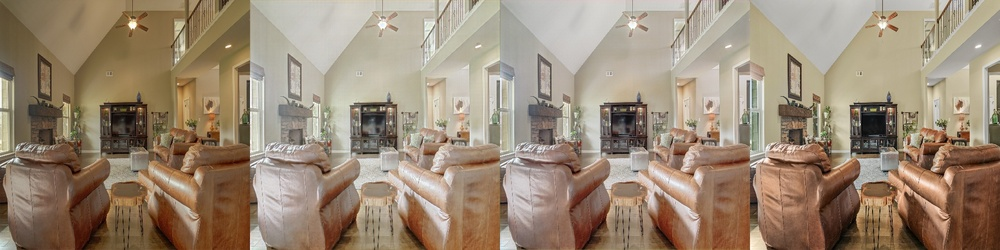
#> input picture test/comparison/123_comparison.jpg, 1000 x 250 px, shrunk from 2048 x 512 before the run
$ python -i color_enhancement.py   (imports and definitions only)
#> lines starting #> are read from the running program, lines starting #| are printed output that depends on the picture
#> further down, picture is the input picture: shape (250, 1000, 3); mean B, G, R 117.2, 137, 154.8
#!/usr/bin/env python3
"""
Color Enhancement Post-Processing for HDR Real Estate Images

Addresses undersaturation and dull colors from neural network outputs.
"""

import cv2
import numpy as np
from typing import Tuple, Optional


# [105 lines left out: functions histogram_match_channel, adaptive_saturation_boost, lab_color_enhance, histogram_match_color, auto_color_correct, not called in this run]


def enhance_real_estate_hdr(img: np.ndarray,
                            saturation_boost: float = 1.25,
                            contrast_boost: float = 1.1,
                            warmth: float = 0.0) -> np.ndarray:
    """
    Real estate specific enhancement.

    Args:
        img: BGR image
        saturation_boost: Saturation multiplier (1.25 = 25% boost)
        contrast_boost: Contrast multiplier
        warmth: Color temperature shift (-1 to 1, positive = warmer)
    """
#> called with saturation_boost = 1.25, contrast_boost = 1.1, warmth = 0
    # 1. Saturation boost in HSV
    hsv = cv2.cvtColor(img, cv2.COLOR_BGR2HSV).astype(np.float32)
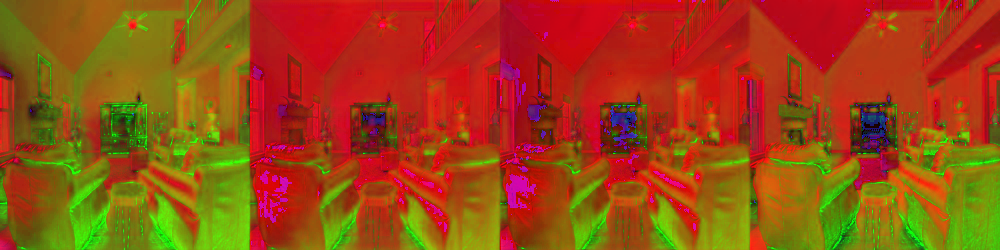
#> hsv: shape (250, 1000, 3) float32; mean B, G, R 20.4, 72, 154.9
    hsv[:,:,1] = np.clip(hsv[:,:,1] * saturation_boost, 0, 255)
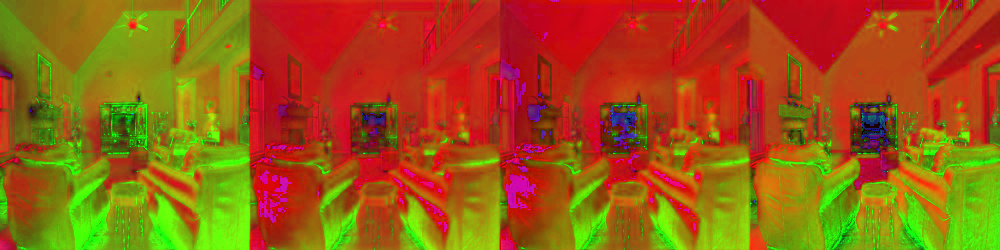
#> hsv: shape (250, 1000, 3) float32; mean B, G, R 20.4, 89.6, 154.9
    img = cv2.cvtColor(hsv.astype(np.uint8), cv2.COLOR_HSV2BGR)
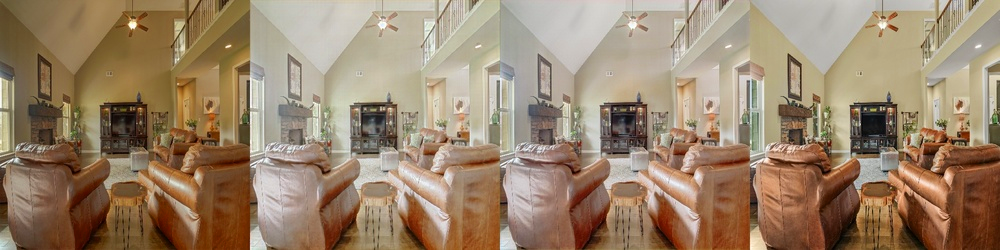
#> img: shape (250, 1000, 3); mean B, G, R 107.5, 132.2, 154.7

    # 2. Contrast in LAB
    lab = cv2.cvtColor(img, cv2.COLOR_BGR2LAB).astype(np.float32)
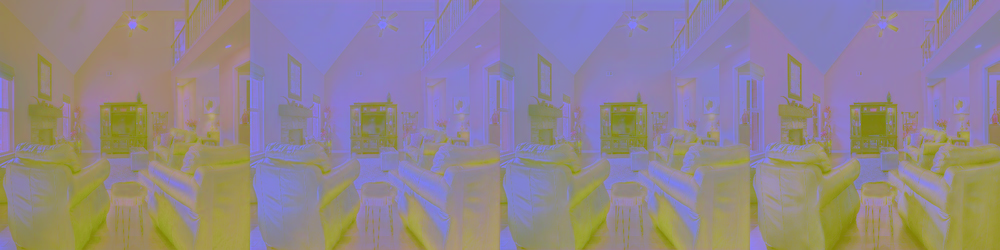
#> lab: shape (250, 1000, 3) float32; mean B, G, R 143.6, 133.8, 145.1
    lab[:,:,0] = np.clip((lab[:,:,0] - 128) * contrast_boost + 128, 0, 255)

    # 3. Warmth adjustment (shift b* channel)
    if warmth != 0:
        lab[:,:,2] = np.clip(lab[:,:,2] + warmth * 20, 0, 255)

    return cv2.cvtColor(lab.astype(np.uint8), cv2.COLOR_LAB2BGR)


# [51 lines not run here, left out]

>>> import cv2
>>> picture = cv2.imread('test/comparison/123_comparison.jpg')
>>> result = enhance_real_estate_hdr(picture)

$ run again, on test/comparison/535_comparison.jpg
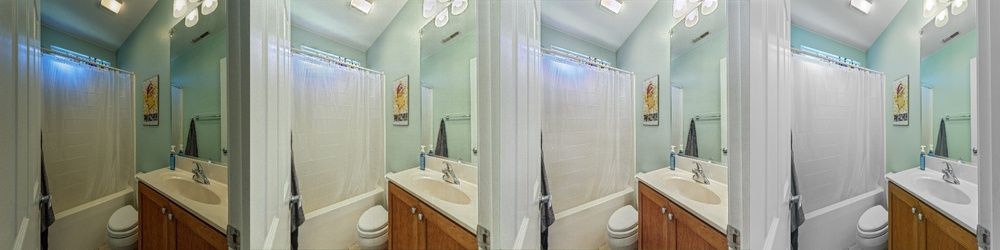
#> input picture test/comparison/535_comparison.jpg, 1000 x 250 px, shrunk from 2048 x 512 before the run
#> picture is the input picture: shape (250, 1000, 3); mean B, G, R 144.2, 155.5, 153.1
#> in enhance_real_estate_hdr, `hsv[:,:,1] = np.clip(hsv[:,:,1] * saturation_boost, 0, 255)`:
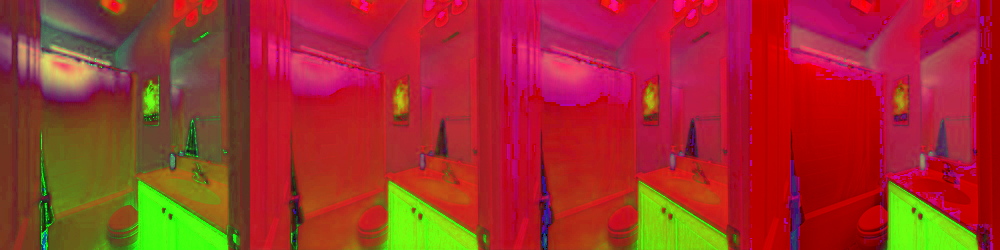
#> hsv: shape (250, 1000, 3) float32; mean B, G, R 44.1, 48.9, 160.4
#> in enhance_real_estate_hdr, `lab = cv2.cvtColor(img, cv2.COLOR_BGR2LAB).astype(np.float32)`:
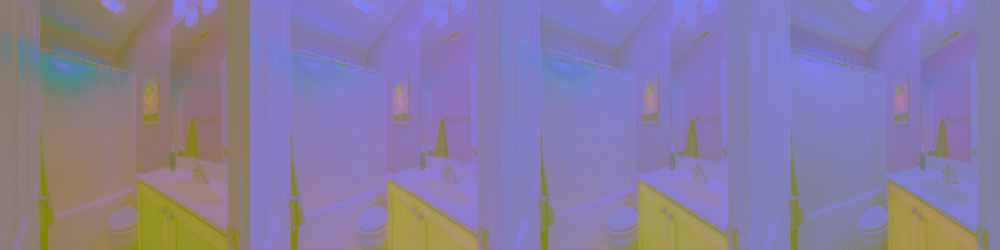
#> lab: shape (250, 1000, 3) float32; mean B, G, R 160.1, 125.1, 135.5

$ run again, on test/comparison/632_comparison.jpg
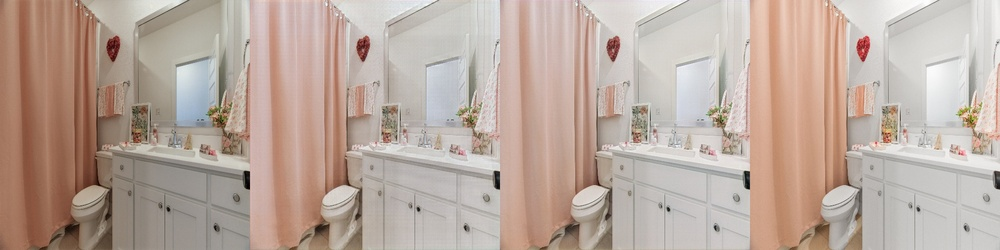
#> input picture test/comparison/632_comparison.jpg, 1000 x 250 px, shrunk from 2048 x 512 before the run
#> picture is the input picture: shape (250, 1000, 3); mean B, G, R 158.2, 168.7, 186.8
#> in enhance_real_estate_hdr, `hsv[:,:,1] = np.clip(hsv[:,:,1] * saturation_boost, 0, 255)`:
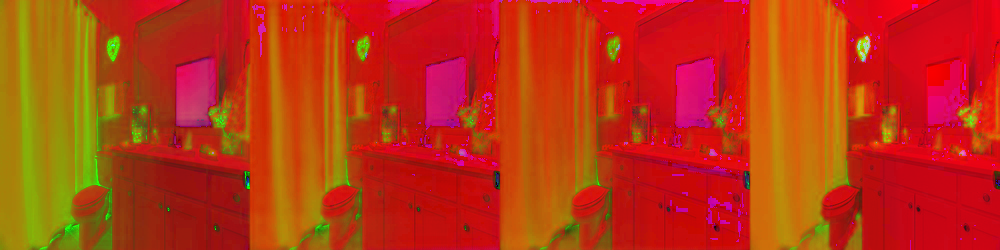
#> hsv: shape (250, 1000, 3) float32; mean B, G, R 19.2, 53.7, 187.3
#> in enhance_real_estate_hdr, `lab = cv2.cvtColor(img, cv2.COLOR_BGR2LAB).astype(np.float32)`:
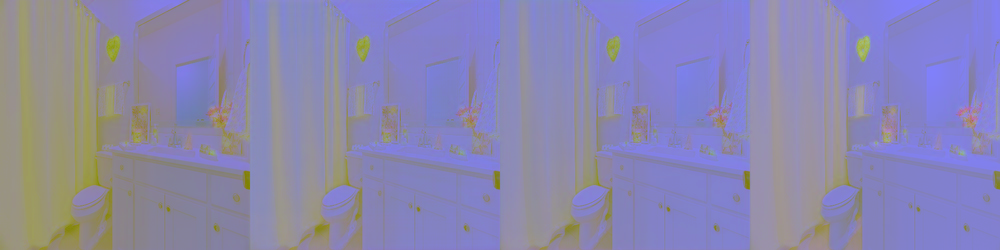
#> lab: shape (250, 1000, 3) float32; mean B, G, R 175.7, 134.9, 138.4

$ run again, on test/comparison/691_comparison.jpg
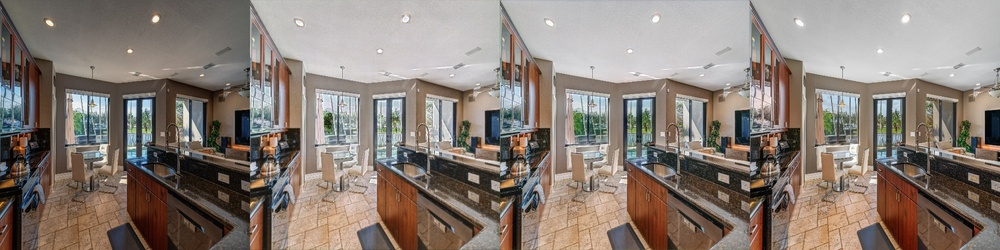
#> input picture test/comparison/691_comparison.jpg, 1000 x 250 px, shrunk from 2048 x 512 before the run
#> picture is the input picture: shape (250, 1000, 3); mean B, G, R 117.8, 125.8, 136.9
#> in enhance_real_estate_hdr, `lab = cv2.cvtColor(img, cv2.COLOR_BGR2LAB).astype(np.float32)`:
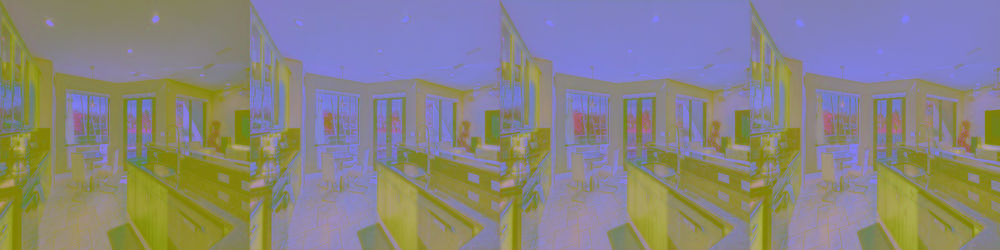
#> lab: shape (250, 1000, 3) float32; mean B, G, R 131.6, 132.7, 136
#> in enhance_real_estate_hdr, `return cv2.cvtColor(lab.astype(np.uint8), cv2.COLOR_LAB2BGR)`:
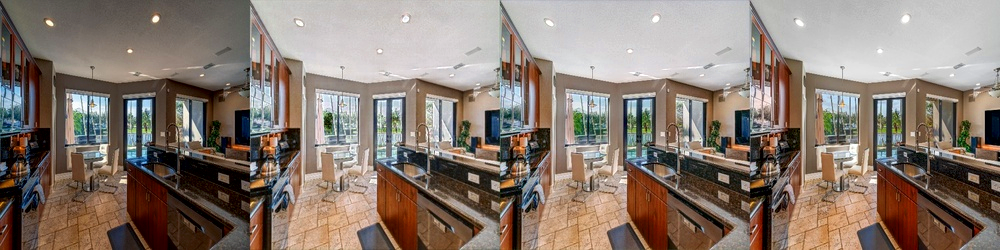
#> returned value: shape (250, 1000, 3); mean B, G, R 113, 122.6, 136.7
